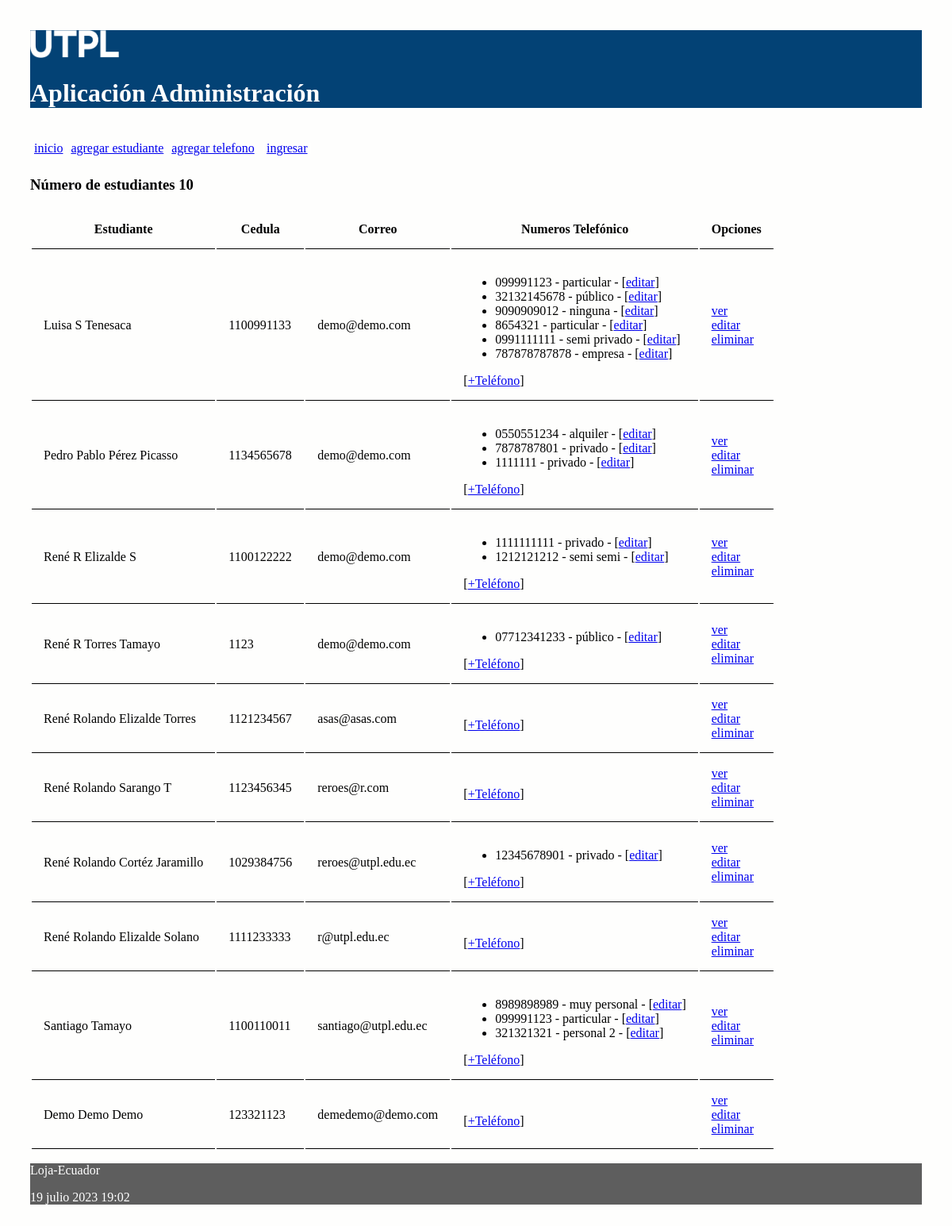
Before: / with the older database file.
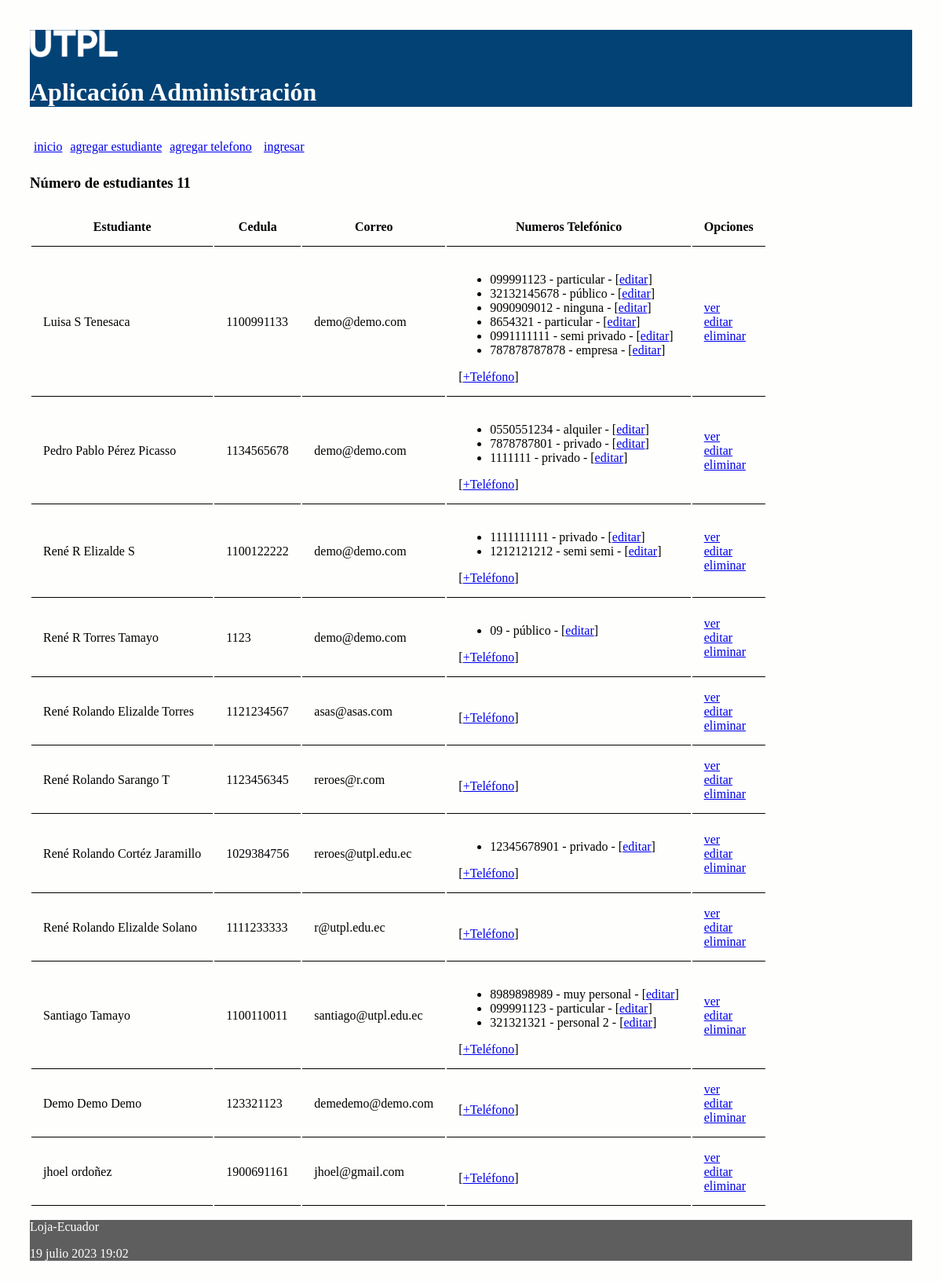
After: the same page with the newer database file.
### administrativo/models.py (models this page shows, shortened)
class Estudiante(models.Model):
    nombre = models.CharField(max_length=30)
    apellido = models.CharField(max_length=30)
    cedula = models.CharField(max_length=30, unique=True)
    correo = models.EmailField()

class NumeroTelefonico(models.Model):
    telefono = models.CharField(max_length=100)
    tipo = models.CharField(max_length=100)
    estudiante = models.ForeignKey(Estudiante, on_delete=models.CASCADE,
            related_name="numeros_telefonicos")

### administrativo/views.py (the view)
# urls.py: path('', views.index, name='index'),
def index(request):
    estudiantes = Estudiante.objects.all()
    informacion_template = {'estudiantes': estudiantes, 'numero_estudiantes': len(estudiantes)}
    return render(request, 'index.html', informacion_template)

### administrativo/templates/index.html (shortened to what this page needs)
{% extends "master.html" %}
{% block content %}
<h3>Número de estudiantes {{ numero_estudiantes }}</h3>
<table id="tabla_datos">
  <thead>
    <tr>
      <th>Estudiante</th>
      <th>Cedula</th>
      <th>Correo</th>
      <th>Numeros Telefónico </th>
      <th>Opciones</th>
    </tr>
  </thead>
  {% for e in estudiantes %}
  <tr>
    <td> {{e.nombre}} {{e.apellido}}</td>
    <td> {{e.cedula}}</td>
    <td> {{e.correo}}</td>
    <td>
      <ul>
        {% for t in e.numeros_telefonicos.all %}
          <li>
            <span>{{t.telefono}} - {{t.tipo}} - [<a href="{% url 'editar_numero_telefonico' t.id %}">editar</a>] </span>
          </li>
        {% endfor %}
      </ul>
        [<a href="{% url 'crear_numero_telefonico_estudiante' e.id%}">+Teléfono</a>]
    </td>
    <td> <a href="{% url 'obtener_estudiante' e.id %}">ver</a> <br>
      <a href="{% url 'editar_estudiante' e.id %}">editar</a> <br>
      <a href="{% url 'eliminar_estudiante' e.id %}"
      onclick="return confirm('¿Está seguro de la eliminación?')" >
      eliminar</a>
    </td>
  </tr>
  {% endfor %}
</table>
{% endblock %}

### administrativo/templates/master.html (shortened to what this page needs)
<!DOCTYPE html>
<html>
  <head>
    {% load static %}
    <link rel="stylesheet" type="text/css" href="{% static 'css/estilos.css' %}">
    <link rel="stylesheet" type="text/css" href="https://cdn.datatables.net/1.10.25/css/jquery.dataTables.min.css">
  </head>
  <body>
  <header>
    <img src="{% static 'images/logo.png' %}" height="10%" width="10%" alt="My image">
    <h1>Aplicación Administración </h1>
    <nav class="top_menu">
      <ul>
        <li><a href="{% url 'index' %}">inicio</a></li>
        <li><a href="{% url 'crear_estudiante' %}">agregar estudiante</a></li>
        <li><a href="{% url 'crear_numero_telefonico' %}">agregar telefono</a></li>
        {% if user.is_authenticated %}
          <li><a href="{% url 'logout_view' %}">salir</a></li>
        {% else %}
          <li>[<a href="{% url 'login' %}">ingresar</a>]</li>
        {% endif %}
      </ul>
    </nav>
  </header>
  <section>
      {% block content %}
      {% endblock %}
  </section>
    <footer>
      <p>Loja-Ecuador</p>
      <p>{% now "j F Y H:i" %}</p>
    </footer>
  </body>
</html>

### administrativo/static/css/estilos.css (style rules this page uses)
body { background: #FEFEFD; padding: 30px; }
header { background: #034275; color: #FFF; }
section { width: 100%; }
th, td { padding: 15px; border-bottom: 1px solid black; }
.top_menu ul { list-style:none; float:left; padding: 5px; width:95%; }
.top_menu ul li { float:left; margin-right:10px; margin-bottom:5px; text: #FFF; }
footer { background: #5E5E5E; color: #FFF; }

Changed rows visible on the page:
changed NumeroTelefonico (number 12 of 16 on the later page): telefono "07712341233" → "09"
added Estudiante: nombre "jhoel", apellido "ordoñez", cedula "1900691161", correo "jhoel@gmail.com"
Other visible differences:
{{ numero_estudiantes }}: "10" → "11"
